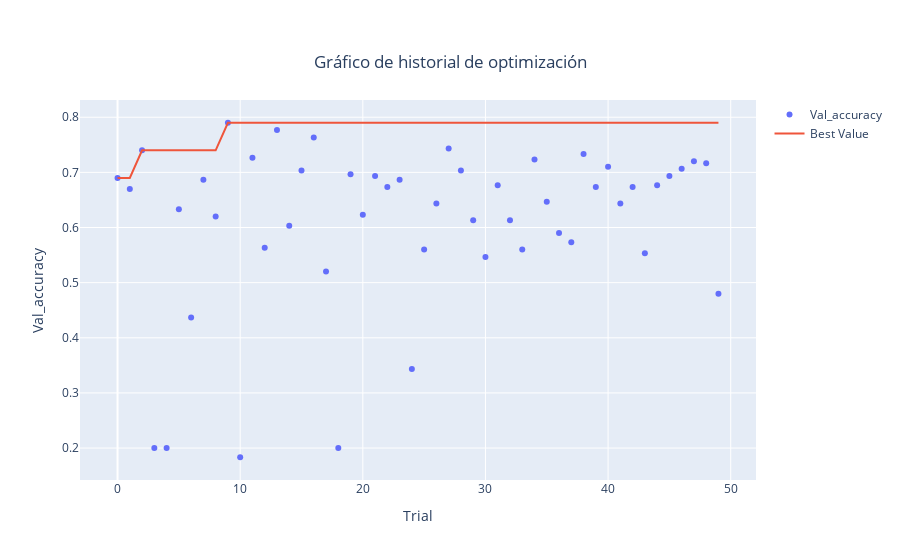

Write notebook code for a chart like this one.
### Code cell
fig = optuna.visualization.plot_optimization_history(study_CNN,target_name="Val_accuracy")
config = {
  'toImageButtonOptions': {
    'format': 'png', # one of png, svg, jpeg, webp
    'filename': 'custom_image',
    'height': 500,
    'width': 1000,
    'scale':4 # Multiply title/legend/axis/canvas sizes by this factor
  }
}
fig.update_layout(title={
                    'text': "Gráfico de historial de optimización",
                    'x':0.5, #Centrar el título horizontalmente
                    'y':0.90, #Posicionar el título en la parte superior
                    'xanchor': 'center',
                    'yanchor': 'top'})

fig.show( config=config)

### Figure 1 — Plotly figure (JSON) as saved in the notebook; plotly's stock layout.template omitted (floating-point values rounded to 4 significant figures)
{"data": [{"mode": "markers", "name": "Val_accuracy", "type": "scatter", "x": [0, 1, 2, 3, 4, 5, 6, 7, 8, 9, 10, 11, 12, 13, 14, 15, 16, 17, 18, 19, 20, 21, 22, 23, 24, 25, 26, 27, 28, 29, 30, 31, 32, 33, 34, 35, 36, 37, 38, 39, 40, 41, 42, 43, 44, 45, 46, 47, 48, 49], "y": [0.69, 0.67, 0.74, 0.2, 0.2, 0.6333, 0.4367, 0.6867, 0.62, 0.79, 0.1833, 0.7267, 0.5633, 0.7767, 0.6033, 0.7033, 0.7633, 0.52, 0.2, 0.6967, 0.6233, 0.6933, 0.6733, 0.6867, 0.3433, 0.56, 0.6433, 0.7433, 0.7033, 0.6133, 0.5467, 0.6767, 0.6133, 0.56, 0.7233, 0.6467, 0.59, 0.5733, 0.7333, 0.6733, 0.71, 0.6433, 0.6733, 0.5533, 0.6767, 0.6933, 0.7067, 0.72, 0.7167, 0.48]}, {"name": "Best Value", "type": "scatter", "x": [0, 1, 2, 3, 4, 5, 6, 7, 8, 9, 10, 11, 12, 13, 14, 15, 16, 17, 18, 19, 20, 21, 22, 23, 24, 25, 26, 27, 28, 29, 30, 31, 32, 33, 34, 35, 36, 37, 38, 39, 40, 41, 42, 43, 44, 45, 46, 47, 48, 49], "y": [0.69, 0.69, 0.74, 0.74, 0.74, 0.74, 0.74, 0.74, 0.74, 0.79, 0.79, 0.79, 0.79, 0.79, 0.79, 0.79, 0.79, 0.79, 0.79, 0.79, 0.79, 0.79, 0.79, 0.79, 0.79, 0.79, 0.79, 0.79, 0.79, 0.79, 0.79, 0.79, 0.79, 0.79, 0.79, 0.79, 0.79, 0.79, 0.79, 0.79, 0.79, 0.79, 0.79, 0.79, 0.79, 0.79, 0.79, 0.79, 0.79, 0.79]}], "layout": {"title": {"text": "Gráfico de historial de optimización", "x": 0.5, "xanchor": "center", "y": 0.9, "yanchor": "top"}, "xaxis": {"title": {"text": "Trial"}}, "yaxis": {"title": {"text": "Val_accuracy"}}}}
